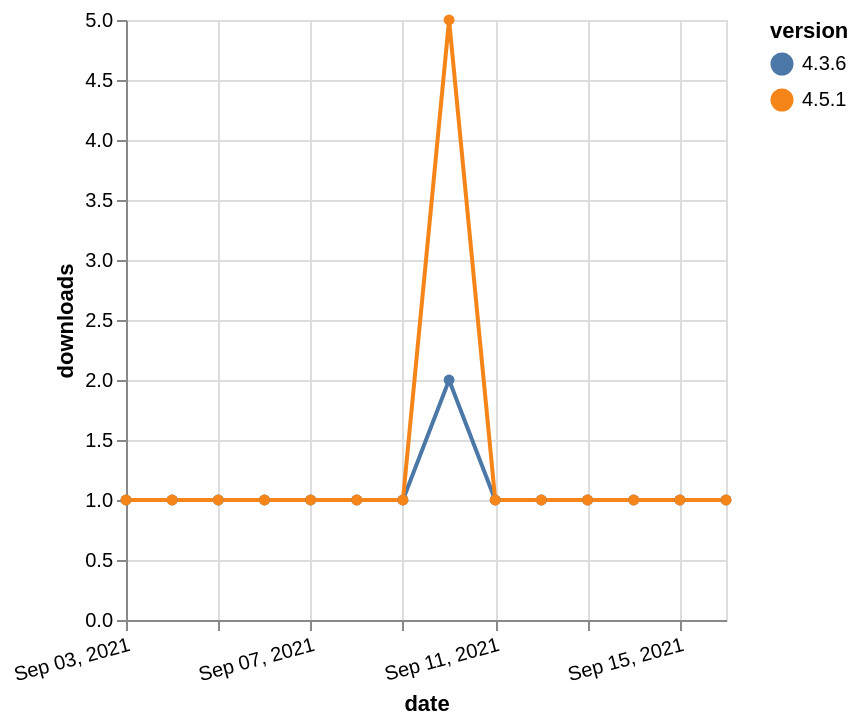

Vega-Lite specification for this chart:
### Vega-Lite specification from a JSON file in a GitHub repository (floating-point values rounded to 4 significant figures)
{"$schema": "https://vega.github.io/schema/vega-lite/v5.json", "description": "A simple bar chart with embedded data.", "data": {"values": [{"date": "2021-09-03", "total": 236, "delta": 1, "version": "4.3.6"}, {"date": "2021-09-04", "total": 237, "delta": 1, "version": "4.3.6"}, {"date": "2021-09-05", "total": 238, "delta": 1, "version": "4.3.6"}, {"date": "2021-09-06", "total": 239, "delta": 1, "version": "4.3.6"}, {"date": "2021-09-07", "total": 240, "delta": 1, "version": "4.3.6"}, {"date": "2021-09-08", "total": 241, "delta": 1, "version": "4.3.6"}, {"date": "2021-09-09", "total": 242, "delta": 1, "version": "4.3.6"}, {"date": "2021-09-10", "total": 244, "delta": 2, "version": "4.3.6"}, {"date": "2021-09-11", "total": 245, "delta": 1, "version": "4.3.6"}, {"date": "2021-09-12", "total": 246, "delta": 1, "version": "4.3.6"}, {"date": "2021-09-13", "total": 247, "delta": 1, "version": "4.3.6"}, {"date": "2021-09-14", "total": 248, "delta": 1, "version": "4.3.6"}, {"date": "2021-09-15", "total": 249, "delta": 1, "version": "4.3.6"}, {"date": "2021-09-16", "total": 250, "delta": 1, "version": "4.3.6"}, {"date": "2021-09-03", "total": 216, "delta": 1, "version": "4.5.1"}, {"date": "2021-09-04", "total": 217, "delta": 1, "version": "4.5.1"}, {"date": "2021-09-05", "total": 218, "delta": 1, "version": "4.5.1"}, {"date": "2021-09-06", "total": 219, "delta": 1, "version": "4.5.1"}, {"date": "2021-09-07", "total": 220, "delta": 1, "version": "4.5.1"}, {"date": "2021-09-08", "total": 221, "delta": 1, "version": "4.5.1"}, {"date": "2021-09-09", "total": 222, "delta": 1, "version": "4.5.1"}, {"date": "2021-09-10", "total": 227, "delta": 5, "version": "4.5.1"}, {"date": "2021-09-11", "total": 228, "delta": 1, "version": "4.5.1"}, {"date": "2021-09-12", "total": 229, "delta": 1, "version": "4.5.1"}, {"date": "2021-09-13", "total": 230, "delta": 1, "version": "4.5.1"}, {"date": "2021-09-14", "total": 231, "delta": 1, "version": "4.5.1"}, {"date": "2021-09-15", "total": 232, "delta": 1, "version": "4.5.1"}, {"date": "2021-09-16", "total": 233, "delta": 1, "version": "4.5.1"}]}, "width": "container", "mark": {"type": "line", "point": {"filled": true}}, "encoding": {"x": {"field": "date", "type": "temporal", "timeUnit": "yearmonthdate", "title": "date", "axis": {"labelAngle": -15}}, "y": {"field": "delta", "type": "quantitative", "title": "downloads"}, "color": {"field": "version", "type": "nominal"}, "tooltip": {"field": "delta"}}}
